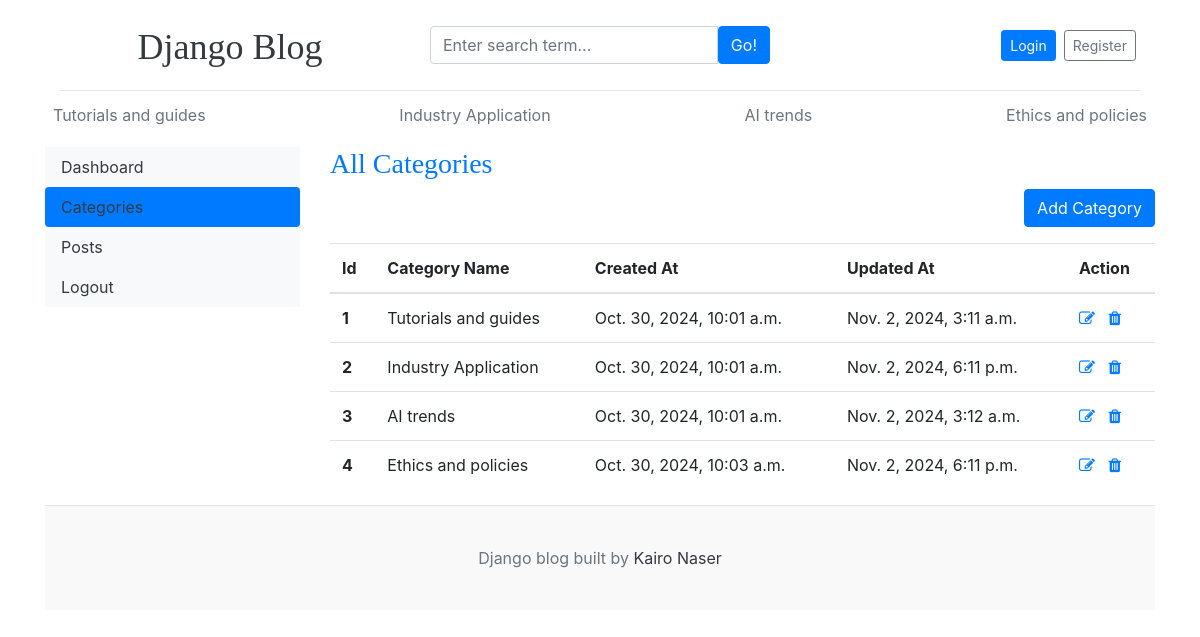
/dashboard/categories/, run on the app's committed database.
### blogs/models.py (models this page shows, shortened)
class Category(models.Model):
    category_name = models.CharField(max_length=50, unique=True)
    created_at = models.DateTimeField(auto_now_add=True)
    updated_at = models.DateTimeField(auto_now=True)
    class Meta:
        verbose_name_plural ='Categories'

### dashboard/views.py (the view)
# urls.py: path('categories/',views.categories, name='categories'),
def categories(request):
    return render(request,'dashboard/categories.html')

### blogs/context_processors.py (called while the page is built)
def get_categories(request):
    categories = Category.objects.all()
    return dict(categories=categories)

### templates/dashboard/categories.html
{% extends 'base/base.html' %}
{% block content %}
<div class="row">
{% include './leftside.html' %}
      <div class="col-md-9">
        <h3 class="text-primary">All Categories</h3>
        <a href="{% url 'add_categories' %}" class="btn btn-primary text-white float-right mb-3">Add Category</a>
        <div class="table-responsive">
            <table class="table table-hover">
                <thead>
                  <tr>
                    <th >Id</th>
                    <th >Category Name</th>
                    <th >Created At</th>
                    <th >Updated At</th>
                    <th >Action</th>
                  </tr>
                </thead>
                <tbody>
                    {% for cat in categories%}
                  <tr>
                    <th scope="row">{{forloop.counter}}</th>
                    <td>{{cat.category_name}}</td>
                    <td>{{cat.created_at}}</td>
                    <td>{{cat.updated_at}}</td>
                    <td> <a href="{% url 'edit_categories' cat.id %}"><i class="fa fa-edit text-primary"></i></a> &nbsp;
                       <a href="{% url 'delete_categories' cat.id %}">  <i class="fa fa-trash text-primary"></i></a>
                </td>
                  </tr>
                  {%endfor%}
                </tbody>
              </table>
        </div>
      </div>
</div>
{% endblock %}

### templates/base/header.html (shortened to what this page needs)
{%load static%}
<!DOCTYPE html>
<html lang="en">
<head>
    <link href="https://getbootstrap.com/docs/4.0/dist/css/bootstrap.min.css" rel="stylesheet">
    <link rel="stylesheet" href="{%static 'css/blog.css'%}">
    <link rel="stylesheet" href="https://cdnjs.cloudflare.com/ajax/libs/font-awesome/6.6.0/css/fontawesome.min.css" />
    <link rel="stylesheet" href="https://cdnjs.cloudflare.com/ajax/libs/font-awesome/4.7.0/css/font-awesome.min.css">
  </head>
<body>
    <div class="container"><div class="container">
      <header class="blog-header py-3">
        <div class="row justify-content-between align-items-center">
          <div class="col-12 col-md-4 pt-1 text-center text-md-start">
            <a class="blog-header-logo text-dark" href="/">Django Blog</a>
          </div>
          <div class="col-12 col-md-4 my-2 my-md-0">
            <form action="{% url 'search' %}" method="GET" class="d-flex justify-content-center">
              <div class="input-group">
                <input
                  class="form-control"
                  name="keyword"
                  type="text"
                  placeholder="Enter search term..."
                  aria-label="Enter search term..."
                  aria-describedby="button-search"
                  required
                />
                <button type="submit" class="btn btn-primary" id="button-search">Go!</button>
              </div>
            </form>
          </div>
          <div class="col-12 col-md-4 d-flex justify-content-center justify-content-md-end align-items-center">
            {% if not user.is_authenticated %}
            <a class="btn btn-sm btn-primary mx-1" href="{% url 'login' %}">Login</a>
            <a class="btn btn-sm btn-outline-secondary mx-1" href="{% url 'register' %}">Register</a>
            {% else %}
            <a href="{% url 'dashboard' %}" class="btn btn-sm btn-primary mx-1">Dashboard</a>
            <a href="{% url 'logout' %}" class="btn btn-sm btn-outline-secondary mx-1">Logout</a>
            {% endif %}
          </div>
        </div>
      </header>
    </div>
      <div class="nav-scroller py-1 mb-2">
        <nav class="nav d-flex justify-content-between">
          {%for cat in categories%}
          <a class="p-2 text-muted" href="{% url 'posts_by_category' cat.id %}">{{cat.category_name}}</a>
         {%endfor%}
        </nav>
      </div>

### templates/base/header.html (style rules this page uses)
.blog-header { border-bottom: 1px solid #e5e5e5; }
.blog-header-logo { font-family: "Playfair Display", Georgia, "Times New Roman", serif; font-size: 2.25rem; }
h1, h2, h3, h4, h5, h6 { font-family: "Playfair Display", Georgia, "Times New Roman", serif; }

### data on the page
Category: category_name "Tutorials and guides", created_at "Oct. 30, 2024, 10:01 a.m.", updated_at "Nov. 2, 2024, 3:11 a.m."
Category: category_name "Industry Application", created_at "Oct. 30, 2024, 10:01 a.m.", updated_at "Nov. 2, 2024, 6:11 p.m."
Category: category_name "AI trends", created_at "Oct. 30, 2024, 10:01 a.m.", updated_at "Nov. 2, 2024, 3:12 a.m."
Category: category_name "Ethics and policies", created_at "Oct. 30, 2024, 10:03 a.m.", updated_at "Nov. 2, 2024, 6:11 p.m."
